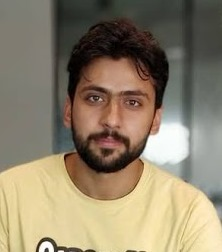
#> input picture ComputerVisionProjects/Object detection using ORB/images/photo.jpg, 222 x 252 px
$ jupyter execute 'Object Detection.ipynb'   (shell and % lines are left out)
#> lines starting #> are read from the running program, lines starting #| are printed output that depends on the picture
# Oriented FAST and Rotated BRIEF (ORB)

ORB is a very fast algorithm that creates feature vectors from detected keypoints.

### Loading Images and Importing Resources

[cell 1]
import copy
import cv2
import matplotlib.pyplot as plt

# Set the default figure size
plt.rcParams['figure.figsize'] = [20,10]

# Load the image
image = cv2.imread('./images/photo.jpg')
#> image is the input picture: shape (252, 222, 3); mean B, G, R 108.2, 130.8, 143.4
# Convert the image to RGB
training_image = cv2.cvtColor(image, cv2.COLOR_BGR2RGB)
# Convert the image to gray Scale
training_gray = cv2.cvtColor(image, cv2.COLOR_BGR2GRAY)
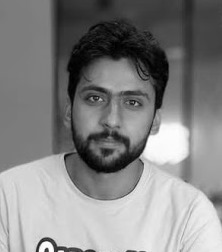
#> training_gray: shape (252, 222); min 0, max 255, mean 132

# Display the images
plt.subplot(121)
plt.title('Original Training Image')
plt.imshow(training_image)
plt.subplot(122)
plt.title('Gray Scale Training Image')
plt.imshow(training_gray, cmap = 'gray')
plt.show()
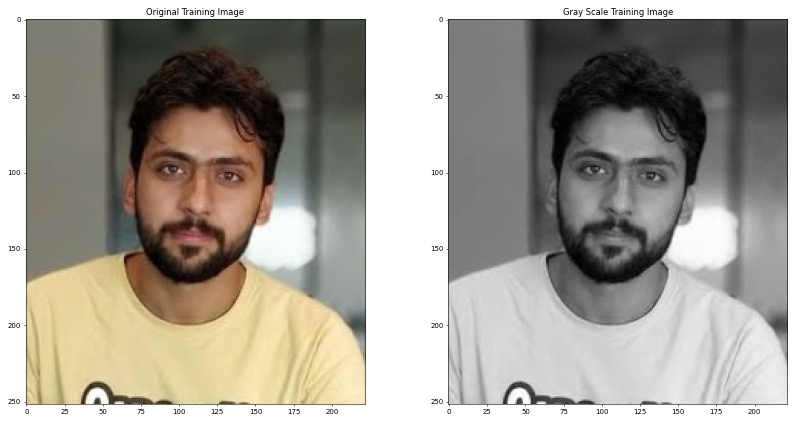
#> figure drawn by matplotlib, 2 panels

### Locating Keypoints

[cell 2]
plt.rcParams['figure.figsize'] = [14.0, 7.0]

# ORB algorithm ( maximum number of keypoints to locate , pyramid decimation ratio)
orb = cv2.ORB_create(200, 2.0)

#  'None' parameter = not using a mask.
keypoints, descriptor = orb.detectAndCompute(training_gray, None)
#> keypoints = 150 keypoints; strongest (x, y, size): (140, 157, 31), (64, 156, 31), (142, 156, 62), (146, 154, 62)
keyp_without_size = copy.copy(training_image)
keyp_with_size = copy.copy(training_image)

# Draw the keypoints on image
cv2.drawKeypoints(training_image, keypoints, keyp_without_size, color = (0, 255, 0))
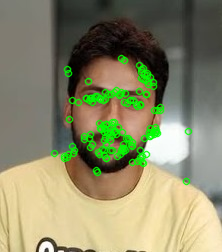
#> keyp_without_size: shape (252, 222, 3); mean R, G, B 138, 138, 105
# Draw the keypoints with size and orientation on the other copy of image
cv2.drawKeypoints(training_image, keypoints, keyp_with_size, flags = cv2.DRAW_MATCHES_FLAGS_DRAW_RICH_KEYPOINTS)
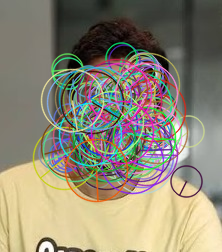
#> keyp_with_size: shape (252, 222, 3); mean R, G, B 141.8, 135.6, 117.1


plt.subplot(121)
plt.title('Keypoints Without Size or Orientation')
plt.imshow(keyp_without_size)
plt.subplot(122)
plt.title('Keypoints With Size and Orientation')
plt.imshow(keyp_with_size)
plt.show()

print("\nNumber of keypoints Detected: ", len(keypoints))
#| Number of keypoints Detected:  150

### Feature Matching

[cell 3]
# Load the query image
image2 = cv2.imread('./images/photo.jpg')

# Convert the query image to RGB
query_image = cv2.cvtColor(image2, cv2.COLOR_BGR2RGB)
query_gray = cv2.cvtColor(query_image, cv2.COLOR_BGR2GRAY)

plt.subplot(121)
plt.title('Training Image')
plt.imshow(training_image)
plt.subplot(122)
plt.title('Query Image')
plt.imshow(query_image)
plt.show()

orb = cv2.ORB_create(1000, 2.0)

keypoints_train, descriptors_train = orb.detectAndCompute(training_gray, None)
#> keypoints_train = 229 keypoints; strongest (x, y, size): (140, 157, 31), (64, 156, 31), (142, 156, 62), (146, 154, 62)
keypoints_query, descriptors_query = orb.detectAndCompute(query_gray, None)
#> keypoints_query = 214 keypoints; strongest (x, y, size): (140, 157, 31), (64, 156, 31), (150, 136, 62), (151, 135, 31)
# crossCheck = True: BFMatcher will only return consistent pairs.
bf = cv2.BFMatcher(cv2.NORM_HAMMING, crossCheck = True)

matches = bf.match(descriptors_train, descriptors_query)
#> matches = 191 matches
# sort the matches according to distance
matches = sorted(matches, key = lambda x : x.distance)

result = cv2.drawMatches(training_gray, keypoints_train, query_gray, keypoints_query, matches[:300], query_gray, flags = 2)
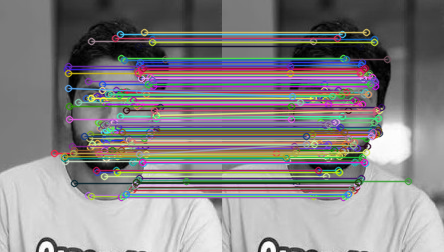
#> result: shape (252, 444, 3); mean of channels 0, 1, 2 132.4, 130.8, 133.5; drawn as B, G, R

plt.title('Best Matching Points')
plt.imshow(result)
plt.show()


print("Number of Keypoints Detected In The Training Image: ", len(keypoints_train))
#| Number of Keypoints Detected In The Training Image:  229
print("Number of Keypoints Detected In The Query Image: ", len(keypoints_query))
#| Number of Keypoints Detected In The Query Image:  214
print("\nNumber of Matching Keypoints Between The Training and Query Images: ", len(matches))
#| Number of Matching Keypoints Between The Training and Query Images:  191

 ORB has found the same number of keypoints in both images and the Brute-Force matcher has been able to correctly match all the
 keypoints in training and query images

## Object Detection

We will now implement the ORB algorithm to detect the face in the training image in another image

[cell 4]
image2 = cv2.imread('./images/photo_query.jpg')
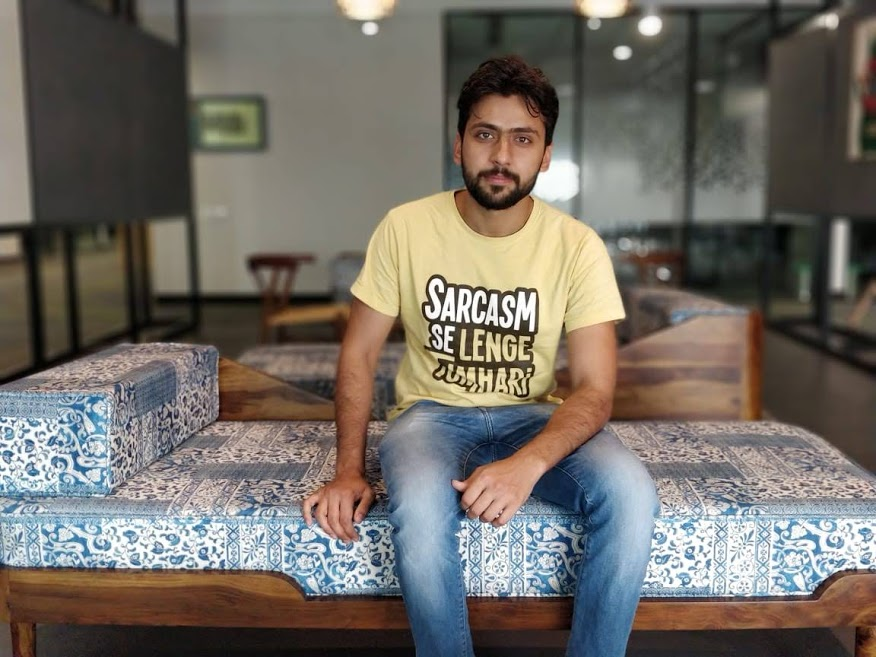
#> input picture ComputerVisionProjects/Object detection using ORB/images/photo_query.jpg, 876 x 657 px
#> image2 is the input picture: shape (657, 876, 3); mean B, G, R 100.5, 107.8, 113.4
query_image = cv2.cvtColor(image2, cv2.COLOR_BGR2RGB)

plt.rcParams['figure.figsize'] = [34.0, 34.0]

query_gray = cv2.cvtColor(query_image, cv2.COLOR_BGR2GRAY)
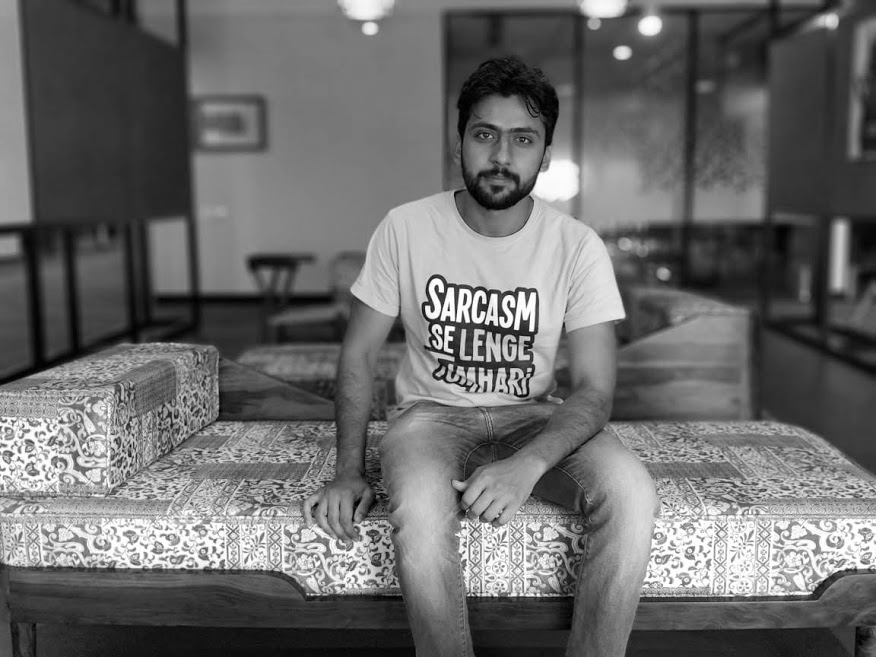
#> query_gray: shape (657, 876); min 0, max 255, mean 106.3

orb = cv2.ORB_create(5000, 2.0)

keypoints_train, descriptors_train = orb.detectAndCompute(training_gray, None)
keypoints_query, descriptors_query = orb.detectAndCompute(query_gray, None)
#> keypoints_query = 4253 keypoints; strongest (x, y, size): (478, 292, 62), (460, 290, 62), (434, 280, 62), (450, 332, 62)

query_img_keyp = copy.copy(query_image)

cv2.drawKeypoints(query_image, keypoints_query, query_img_keyp, flags = cv2.DRAW_MATCHES_FLAGS_DRAW_RICH_KEYPOINTS)
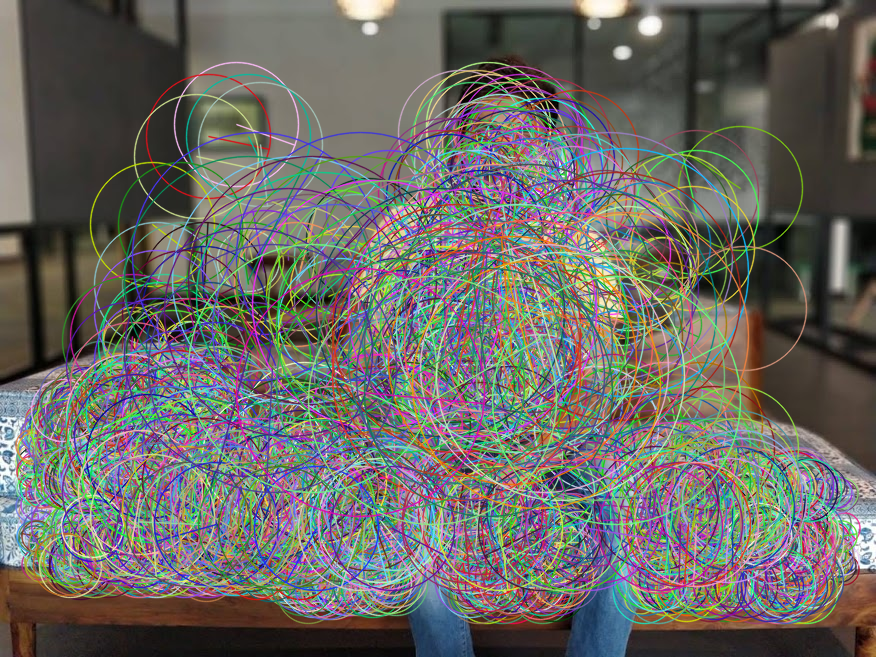
#> query_img_keyp: shape (657, 876, 3); mean R, G, B 106, 104.4, 99.9

plt.title('Keypoints With Size and Orientation', fontsize = 30)
plt.imshow(query_img_keyp)
plt.show()

print("\nNumber of keypoints Detected: ", len(keypoints_query))
#| Number of keypoints Detected:  4253

#### Brute-Force matcher to try to locate the face in the image.

[cell 5]
bf = cv2.BFMatcher(cv2.NORM_HAMMING, crossCheck = True)

matches = bf.match(descriptors_train, descriptors_query)
#> matches = 158 matches

matches = sorted(matches, key = lambda x : x.distance)

result = cv2.drawMatches(training_gray, keypoints_train, query_gray, keypoints_query, matches[:30], query_gray, flags = 2)
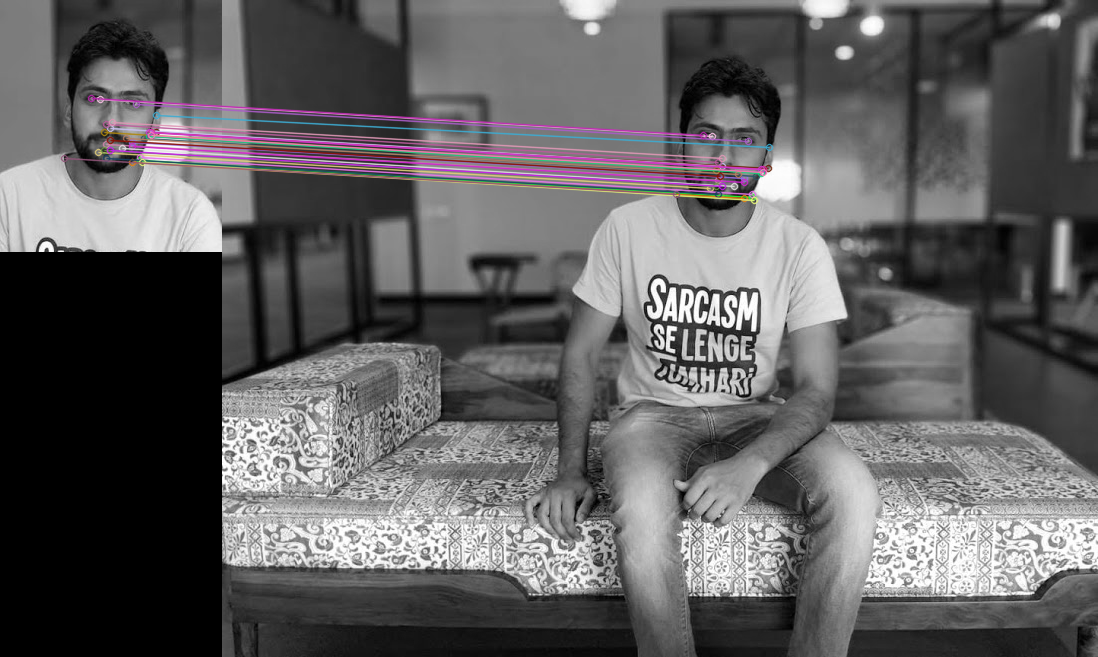
#> result: shape (657, 1098, 3); mean of channels 0, 1, 2 96.4, 95.3, 96.7; drawn as B, G, R

plt.title('Best Matching Points', fontsize = 30)
plt.imshow(result)
plt.show()

print("Number of Keypoints Detected In The Training Image: ", len(keypoints_train))
#| Number of Keypoints Detected In The Training Image:  229
print("Number of Keypoints Detected In The Query Image: ", len(keypoints_query))
#| Number of Keypoints Detected In The Query Image:  4253
print("\nNumber of Matching Keypoints Between The Training and Query Images: ", len(matches))
#| Number of Matching Keypoints Between The Training and Query Images:  158
